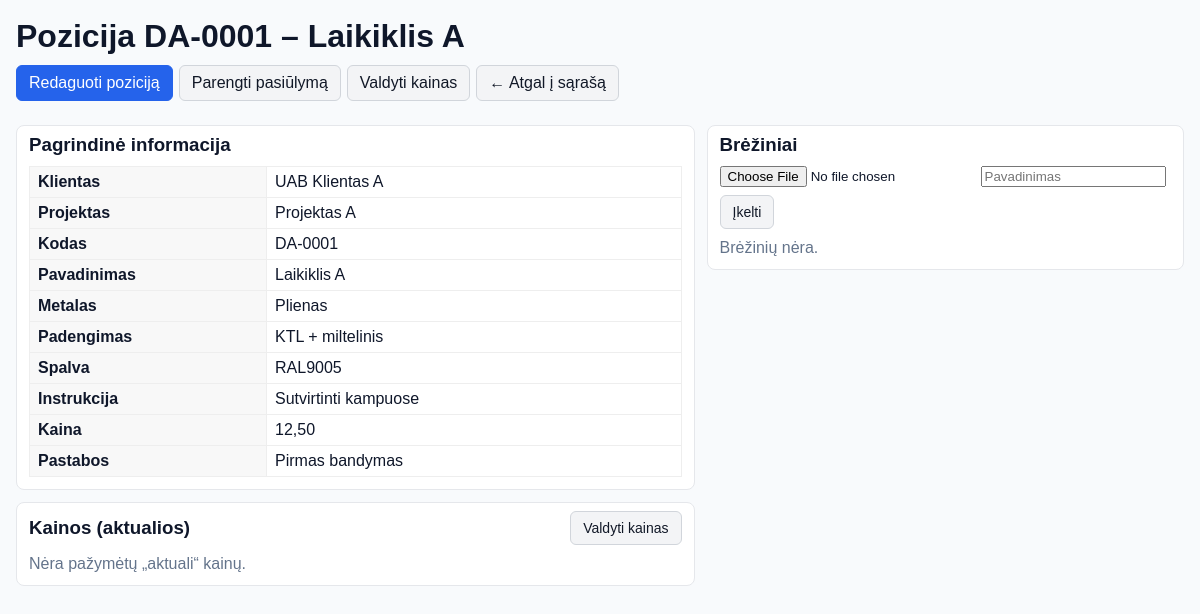
Screenshot of /pozicijos/1/ with the database file from the repository.
### pozicijos/models.py (models this page shows, shortened)
class Pozicija(models.Model):
    klientas = models.CharField("Klientas", max_length=255, null=True, blank=True)
    projektas = models.CharField("Projektas", max_length=255, null=True, blank=True)
    poz_kodas = models.CharField("Kodas", max_length=100)
    poz_pavad = models.CharField("Pavadinimas", max_length=255)
    metalas = models.CharField("Metalas", max_length=120, null=True, blank=True)
    plotas = models.DecimalField("Plotas", max_digits=10, decimal_places=2, null=True, blank=True)
    svoris = models.DecimalField("Svoris", max_digits=10, decimal_places=3, null=True, blank=True)
    kabinimo_budas = models.CharField("Kabinimo būdas", max_length=120, null=True, blank=True)
    kabinimas_reme = models.CharField("Kabinimas rėme", max_length=120, null=True, blank=True)
    detaliu_kiekis_reme = models.IntegerField("Detalių kiekis rėme", null=True, blank=True)
    faktinis_kiekis_reme = models.IntegerField("Faktinis kiekis rėme", null=True, blank=True)
    paruosimas = models.CharField("Paruošimas", max_length=200, null=True, blank=True)
    padengimas = models.CharField("Padengimas", max_length=200, null=True, blank=True)
    padengimo_standartas = models.CharField("Padengimo standartas", max_length=200, null=True, blank=True)
    spalva = models.CharField("Spalva", max_length=120, null=True, blank=True)
    maskavimas = models.CharField("Maskavimas", max_length=200, null=True, blank=True)
    atlikimo_terminas = models.DateField("Atlikimo terminas", null=True, blank=True)
    testai_kokybe = models.CharField("Testai / kokybė", max_length=255, null=True, blank=True)
    pakavimas = models.CharField("Pakavimas", max_length=255, null=True, blank=True)
    instrukcija = models.TextField("Instrukcija", null=True, blank=True)
    pakavimo_dienos_norma = models.CharField("Pakavimo dienos norma", max_length=120, null=True, blank=True)
    pak_po_ktl = models.CharField("Pakavimas po KTL", max_length=255, null=True, blank=True)
    pak_po_milt = models.CharField("Pakavimas po miltelinio", max_length=255, null=True, blank=True)
    kaina_eur = models.DecimalField("Dabartinė kaina (EUR)", max_digits=12, decimal_places=2, null=True, blank=True)
    pastabos = models.TextField("Pastabos", null=True, blank=True)
    created = models.DateTimeField("Sukurta", auto_now_add=True, null=True, blank=True)
    updated = models.DateTimeField("Atnaujinta", auto_now=True, null=True, blank=True)
    class Meta:
        ordering = ["-created", "-id"]
        verbose_name = "Pozicija"
        verbose_name_plural = "Pozicijos"
    def aktualios_kainos(self, matas: str | None = None, as_of=None):
        as_of = (as_of or timezone.now().date())
        qs = self.kainu_eilutes.filter(
            busena="aktuali"
        ).filter(
            Q(galioja_nuo__isnull=True) | Q(galioja_nuo__lte=as_of)
        ).filter(
            Q(galioja_iki__isnull=True) | Q(galioja_iki__gte=as_of)
        )
        if matas:
            qs = qs.filter(matas=matas)
        return qs.order_by("yra_fiksuota", "kiekis_nuo", "fiksuotas_kiekis", "prioritetas", "-created")

### pozicijos/views.py (the view)
# urls.py: path("<int:pk>/", views.pozicija_detail, name="detail"),
def pozicija_detail(request, pk):
    poz = get_object_or_404(Pozicija, pk=pk)
    kainos_akt = poz.aktualios_kainos()
    context = {
        "pozicija": poz,
        "columns_schema": COLUMNS,   # kad detail‘e eitume per visą schemą
        "kainos_akt": kainos_akt,    # nauja: lentelė „Kainos (aktualios)“
    }
    return render(request, "pozicijos/detail.html", context)

### pozicijos/templatetags/attr.py (called while the page is built)
@register.filter(name="attr")
def attr(obj, path: str):
    if obj is None or not path:
        return ""
    try:
        parts = str(path).split(".")
        val = obj
        for p in parts:
            if isinstance(val, dict):
                val = val.get(p, "")
            else:
                val = getattr(val, p, "")
            if callable(val):
                try:
                    val = val()  # beargumentė funkcija arba @property
                except TypeError:
                    pass
        return "" if val is None else val
    except Exception:
        return ""

### pozicijos/templates/pozicijos/detail.html (shortened to what this page needs)
{% extends "base.html" %}
{% load attr %}
{% block content %}
<h1 class="page-title">Pozicija {{ pozicija.poz_kodas }} – {{ pozicija.poz_pavad }}</h1>
<div class="actions">
  <a href="{% url 'pozicijos:edit' pozicija.pk %}" class="btn">Redaguoti poziciją</a>
  <a href="{% url 'pozicijos:proposal_prepare' pozicija.pk %}" class="btn btn-secondary">Parengti pasiūlymą</a>
  <a href="{% url 'pozicijos:kainos_list' pozicija.pk %}" class="btn btn-secondary">Valdyti kainas</a>
  <a href="{% url 'pozicijos:list' %}" class="btn btn-secondary">← Atgal į sąrašą</a>
</div>
<div class="two-col">
  <section class="col-left">
    <div class="box">
      <div class="box-head">
        <h3>Pagrindinė informacija</h3>
      </div>
      <table class="detail-table">
        <tbody>
          {% for col in columns_schema %}
            {% if col.type != "virtual" %}
              {% with val=pozicija|attr:col.key %}
                {% if val %}
                  <tr>
                    <th>{{ col.label }}</th>
                    <td>{{ val }}</td>
                  </tr>
                {% endif %}
              {% endwith %}
            {% endif %}
          {% endfor %}
        </tbody>
      </table>
    </div>
    <div class="box">
      <div class="box-head">
        <h3>Kainos (aktualios)</h3>
        <div class="box-head-actions">
          <a class="btn btn-secondary btn-sm" href="{% url 'pozicijos:kainos_list' pozicija.pk %}">Valdyti kainas</a>
        </div>
      </div>
      {% if kainos_akt %}
        <div class="table-wrap">
          <table class="table zebra">
            <thead>
              <tr>
                <th>Suma</th>
                <th>Matas</th>
                <th>Tipas</th>
                <th>Kiekis</th>
                <th>Galioja</th>
                <th>Pastaba</th>
                <th>Įrašyta</th>
              </tr>
            </thead>
            <tbody>
              {% for k in kainos_akt %}
                <tr>
                  <td>{{ k.kaina }} €</td>
                  <td>{{ k.matas }}</td>
                  <td>{% if k.yra_fiksuota %}Fiksuota{% else %}Intervalas{% endif %}</td>
                  <td>
                    {% if k.yra_fiksuota %}
                      {{ k.fiksuotas_kiekis }}
                    {% else %}
                      {{ k.kiekis_nuo|default:"–" }} – {{ k.kiekis_iki|default:"∞" }}
                    {% endif %}
                  </td>
                  <td>{{ k.galioja_nuo|default:"–" }} – {{ k.galioja_iki|default:"∞" }}</td>
                  <td>{{ k.pastaba|default:"" }}</td>
                  <td>{{ k.created|date:"Y-m-d" }}</td>
                </tr>
              {% endfor %}
            </tbody>
          </table>
        </div>
      {% else %}
        <p class="muted">Nėra pažymėtų „aktuali“ kainų.</p>
      {% endif %}
    </div>
  </section>
  <section class="col-right">
    <div class="box">
      <div class="box-head">
        <h3>Brėžiniai</h3>
      </div>
      <form action="{% url 'pozicijos:brezinys_upload' pozicija.pk %}"
            method="post" enctype="multipart/form-data" class="upload-row">
        <input type="file" name="failas" required>
        <input type="text" name="pavadinimas" placeholder="Pavadinimas">
        <button type="submit" class="btn btn-secondary btn-sm">Įkelti</button>
      </form>
      {% if pozicija.breziniai.all %}
        <div class="brez-grid">
          {% for b in pozicija.breziniai.all %}
            <div class="brez-card">
              <a class="thumb" href="{{ b.failas.url }}" target="_blank" rel="noopener"
                 title="{{ b.pavadinimas|default:b.filename }}">
                {% if b.thumb_url %}
                  <img src="{{ b.thumb_url }}" loading="lazy" alt=""
                       onerror="this.style.display='none';this.closest('.thumb').classList.add('thumb--fallback');">
                {% else %}
                  <div class="thumb--fallback"></div>
                {% endif %}
              </a>
              <div class="meta">
                <div class="name" title="{{ b.pavadinimas|default:b.filename }}">{{ b.pavadinimas|default:b.filename }}</div>
                <div class="ext">.{{ b.ext|default:"failas" }}</div>
              </div>
              <div class="card-actions">
                <a class="btn-xxs" href="{{ b.failas.url }}" target="_blank" rel="noopener" title="Atidaryti">Atidaryti</a>
                <a class="btn-xxs danger" href="{% url 'pozicijos:brezinys_delete' pozicija.pk b.pk %}" title="Šalinti">Šalinti</a>
              </div>
            </div>
          {% endfor %}
        </div>
      {% else %}
        <p class="muted">Brėžinių nėra.</p>
      {% endif %}
    </div>
  </section>
</div>
{% endblock %}

### detaliu_registras/static/detaliu_registras/css/style.css (style rules this page uses)
body { font-family: Arial, sans-serif; margin: 0; padding: 0; min-height: 100vh; display: flex; flex-direction: column; }
body { min-height:100vh; height:auto; }

### templates/base.html (style rules this page uses)
:root { --app-header-offset: 0px; }
body { margin:0; font-family:system-ui,-apple-system,Segoe UI,Roboto,Ubuntu,"Helvetica Neue",Arial,"Noto Sans","Liberation Sans",sans-serif; background:#f8fafc; color:#0f172a; }
a.btn,button.btn { display:inline-block;padding:8px 12px;border-radius:6px; border:1px solid #2563eb;background:#2563eb;color:#fff; text-decoration:none;cursor:pointer }
a.btn-secondary,button.btn-secondary { background:#f3f4f6;color:#111827;border-color:#d1d5db }
.box { border:1px solid #e5e7eb;border-radius:8px;padding:12px;margin:12px 0;background:#fff }

### pozicijos/templates/pozicijos/detail.html (style rules this page uses)
.page-title { margin:0 0 10px }
.actions { margin-bottom:12px;display:flex;gap:6px;flex-wrap:wrap }
.box { border:1px solid #e5e7eb;border-radius:8px;padding:12px;background:#fff }
.box-head { display:flex;align-items:center;justify-content:space-between;gap:8px;margin:-4px 0 10px }
.box-head h3 { margin:0 }
.box-head-actions { display:flex;gap:6px }
.muted { margin:6px 0 0;color:#64748b }
.two-col { display:grid;grid-template-columns:1.35fr .95fr;gap:12px }
.detail-table { border-collapse:collapse;width:100% }
.detail-table th,.detail-table td { border:1px solid #eee;padding:6px 8px;text-align:left;vertical-align:top }
.detail-table th { background:#f8f8f8;width:220px }
.upload-row { display:flex;gap:8px;align-items:center;flex-wrap:wrap;margin-bottom:10px }
.btn-sm { padding:6px 10px;font-size:14px;border-radius:6px }

### rows the page displays
Pozicija: poz_kodas "DA-0001", poz_pavad "Laikiklis A", columns_schema "UAB Klientas A" "Projektas A" "DA-0001" "Laikiklis A" "Plienas" "KTL + miltelinis" "RAL9005" "Sutvirtinti kampuose" "12,50" "Pirmas bandymas"

### other values shown
{{ col.label }} "Klientas" "Projektas" "Kodas" "Pavadinimas" "Metalas" "Padengimas" "Spalva" "Instrukcija" "Kaina" "Pastabos"
